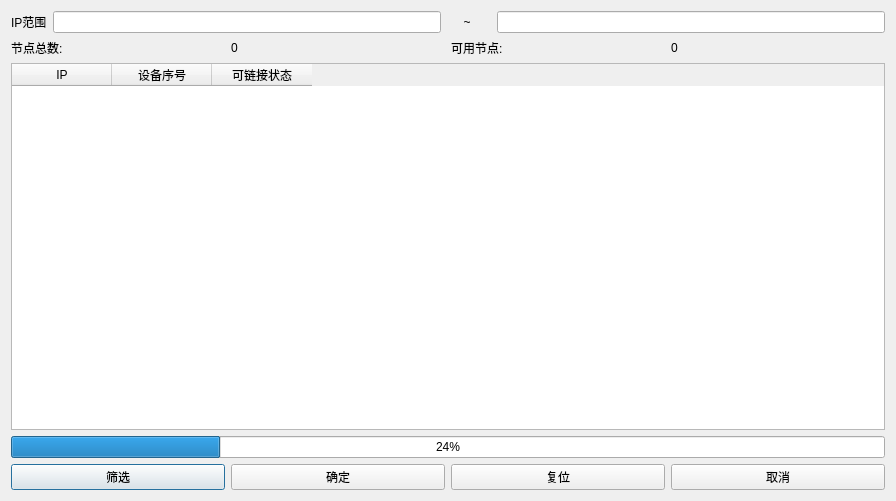
<?xml version="1.0" encoding="UTF-8"?>
<ui version="4.0">
 <class>OBNSearchHosts</class>
 <widget class="QDialog" name="OBNSearchHosts">
  <property name="geometry">
   <rect>
    <x>0</x>
    <y>0</y>
    <width>896</width>
    <height>501</height>
   </rect>
  </property>
  <property name="windowTitle">
   <string>Dialog</string>
  </property>
  <layout class="QGridLayout" name="gridLayout_3">
   <item row="0" column="0">
    <layout class="QGridLayout" name="gridLayout_2">
     <item row="0" column="0">
      <layout class="QGridLayout" name="gridLayout">
       <item row="0" column="0">
        <widget class="QLabel" name="labelIpSearch">
         <property name="text">
          <string>IP范围</string>
         </property>
        </widget>
       </item>
       <item row="0" column="1">
        <widget class="IPLineEdit" name="lineEditIpStart"/>
       </item>
       <item row="0" column="2">
        <widget class="QLabel" name="labelSymbol">
         <property name="text">
          <string>     ~      </string>
         </property>
        </widget>
       </item>
       <item row="0" column="3">
        <widget class="IPLineEdit" name="lineEditIpEnd"/>
       </item>
      </layout>
     </item>
     <item row="1" column="0">
      <layout class="QHBoxLayout" name="horizontalLayout">
       <item>
        <widget class="QLabel" name="labelNodeTotal">
         <property name="minimumSize">
          <size>
           <width>80</width>
           <height>0</height>
          </size>
         </property>
         <property name="text">
          <string>节点总数:</string>
         </property>
        </widget>
       </item>
       <item>
        <widget class="QLabel" name="labelNodeTotalDisp">
         <property name="minimumSize">
          <size>
           <width>80</width>
           <height>0</height>
          </size>
         </property>
         <property name="text">
          <string>0</string>
         </property>
        </widget>
       </item>
       <item>
        <widget class="QLabel" name="labelNodeIsConnected">
         <property name="minimumSize">
          <size>
           <width>80</width>
           <height>0</height>
          </size>
         </property>
         <property name="text">
          <string>可用节点:</string>
         </property>
        </widget>
       </item>
       <item>
        <widget class="QLabel" name="labelNodeIsConnectedDisp">
         <property name="minimumSize">
          <size>
           <width>80</width>
           <height>0</height>
          </size>
         </property>
         <property name="text">
          <string>0</string>
         </property>
        </widget>
       </item>
      </layout>
     </item>
    </layout>
   </item>
   <item row="1" column="0">
    <widget class="QTableWidget" name="tableWidget">
     <column>
      <property name="text">
       <string>IP</string>
      </property>
     </column>
     <column>
      <property name="text">
       <string>设备序号</string>
      </property>
     </column>
     <column>
      <property name="text">
       <string>可链接状态</string>
      </property>
     </column>
    </widget>
   </item>
   <item row="2" column="0">
    <widget class="QProgressBar" name="progressBar">
     <property name="value">
      <number>24</number>
     </property>
    </widget>
   </item>
   <item row="3" column="0">
    <layout class="QHBoxLayout" name="horizontalLayout_2">
     <item>
      <widget class="QPushButton" name="pushButtonSearch">
       <property name="text">
        <string>筛选</string>
       </property>
      </widget>
     </item>
     <item>
      <widget class="QPushButton" name="pushButtonOK">
       <property name="text">
        <string>确定</string>
       </property>
      </widget>
     </item>
     <item>
      <widget class="QPushButton" name="pushButtonReset">
       <property name="text">
        <string>复位</string>
       </property>
      </widget>
     </item>
     <item>
      <widget class="QPushButton" name="pushButtonCancel">
       <property name="text">
        <string>取消</string>
       </property>
      </widget>
     </item>
    </layout>
   </item>
  </layout>
 </widget>
 <customwidgets>
  <customwidget>
   <class>IPLineEdit</class>
   <extends>QLineEdit</extends>
   <header>iplineedit.h</header>
  </customwidget>
 </customwidgets>
 <resources/>
 <connections/>
</ui>
